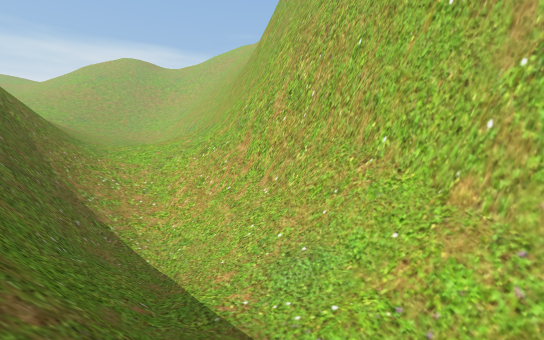
[1] (above)

16 first-person views from a walk through a 3-D level made in the Unity game engine. The camera is 1.3 m above the floor, tilts 4° down and sees 90° across. The floor is counted in squares, 2 m on a side. Each view is taken from the middle of a square. On the plan, view 1 faces up. The plan holds only what a view shows up to about 9 squares ahead; the rest is blank. The place goes on beyond the plan. The player character is not drawn.

[2]
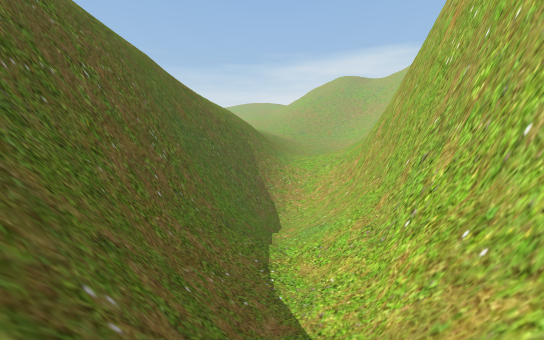

[3]
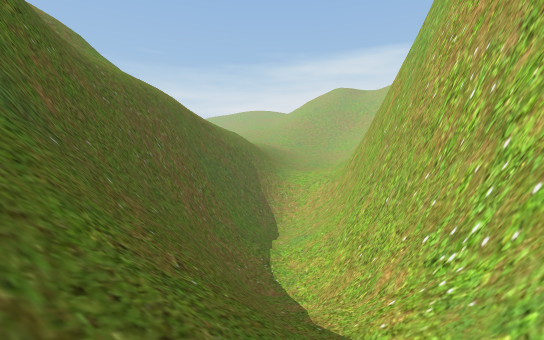

[4]
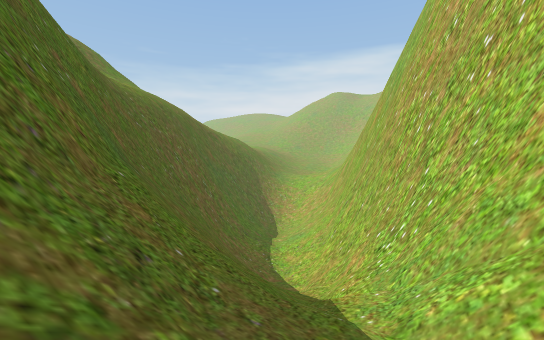

[5]
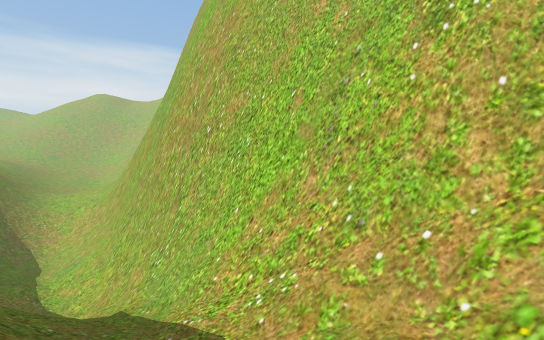

[6]
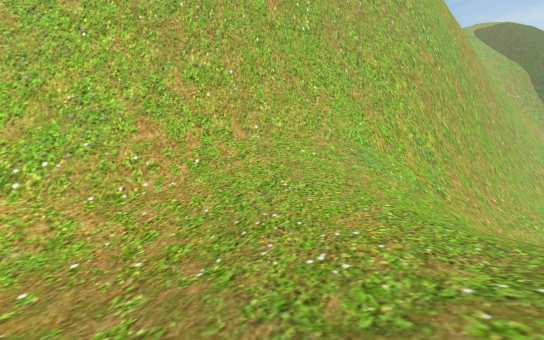

[7]
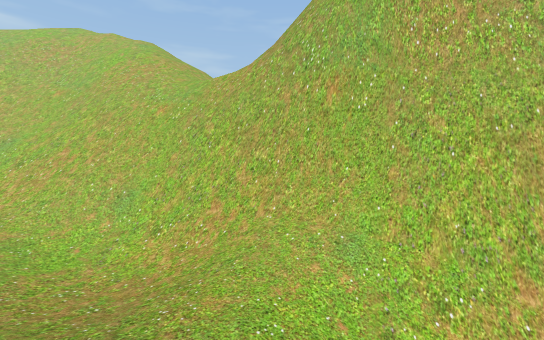

[8]
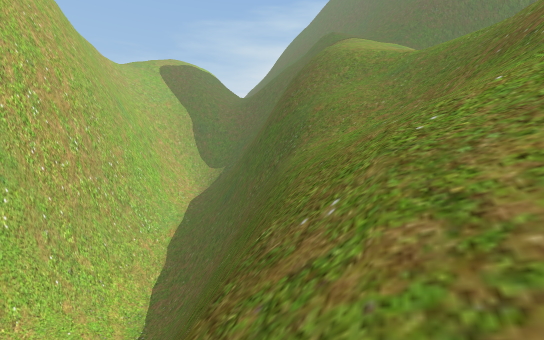

[9]
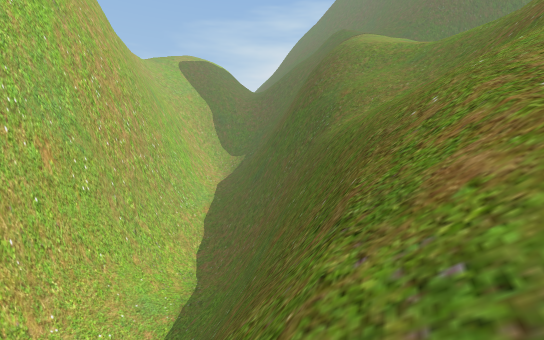

[10]
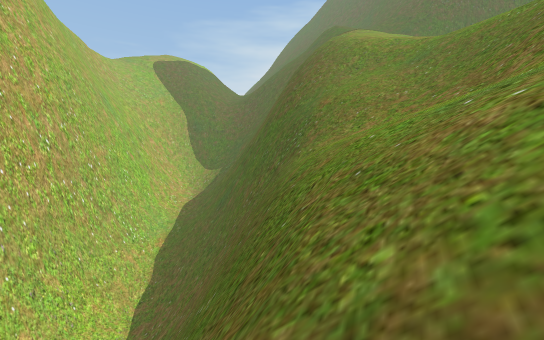

[11]
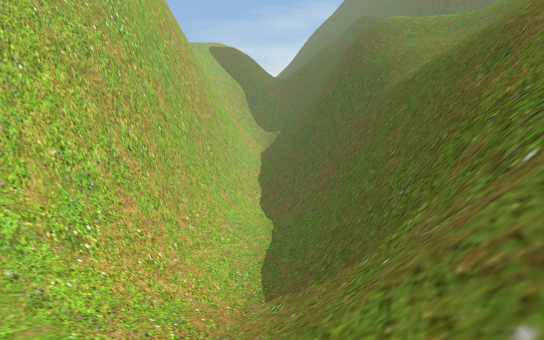

[12]
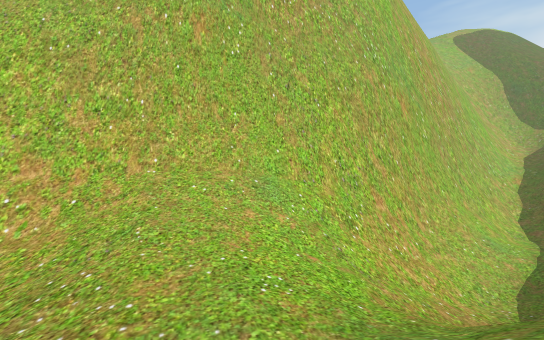

[13]
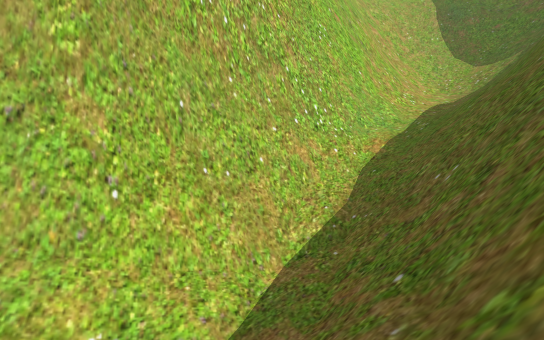

[14]
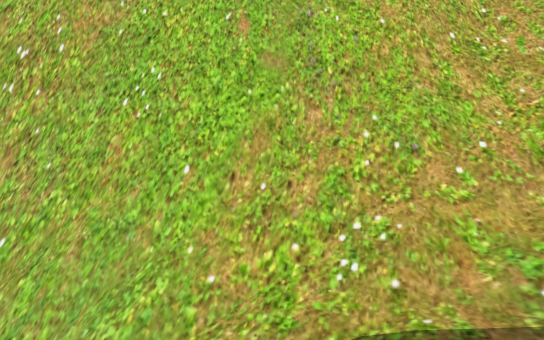

[15]
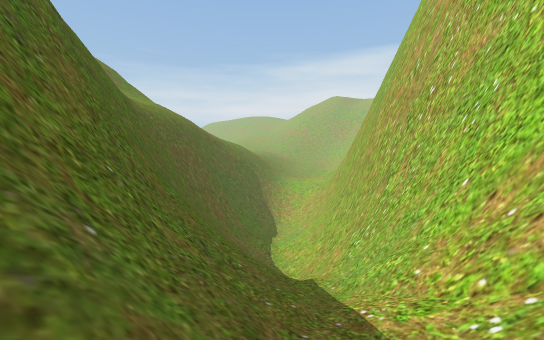

[16]
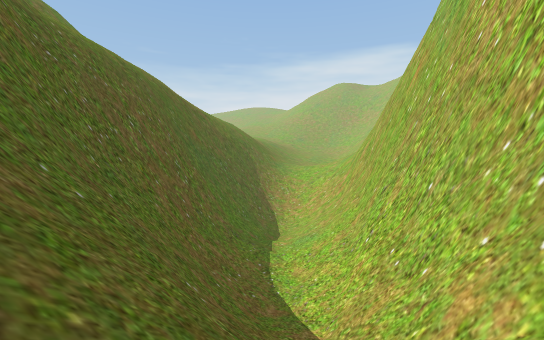

### Floor plan
Key: @ floor where view 1 was taken; # wall or solid block; . main floor; - floor 1.5 m lower than the main floor; : floor 1.75 m higher than the main floor; _ floor 3 m lower than the main floor; + floor 9.75 m higher than the main floor; / step, stairs or slope; = window, fence, low wall or low ledge; v drop or lower ground.
Columns run from 8 left of view 1 to 11 right of it. Each row starts with its distance up from view 1.
 19 //
 18 ///
 17 ///##
 16 /.//##vv
 15 /-.//# v
 14 .--//##
 13 /..//##
 12 /...//#
 11  ...//##
 10 / ..///#
  9  //////#
  8  =////=##
  7 /v=////##
  6 /=##////##
  5 /vv##////#
  4 //v ##///##
  3 //vv #////##
  2 //vvv##/_//#
  1 ///vv ##/_/##
  0 ////vv##@///###
 -1 /////vv###////##
 -2 =//+//vv ###//###
 -3 //////vvv###////###
 -4 ///////vvv##/////###
 -5 /////// /vv###//://#
 -6  /////       ##////
 -7   ///           //

Positions as (right, up) in squares from view 1, and headings:
1: (0, 0), facing up
2: (4, -2), facing up-left
3: (6, -4), facing up-left
4: (7, -5), facing up-left
5: (8, -7), facing up
6: (-8, 12), facing right
7: (-8, 7), facing up-right
8: (-8, 4), facing down-right
9: (-8, 6), facing down-right
10: (-7, 3), facing down-right
11: (-7, 9), facing down-right
12: (-8, 10), facing right
13: (0, 0), facing right
14: (6, -5), facing up-right
15: (8, -6), facing up-left
16: (5, -3), facing up-left
